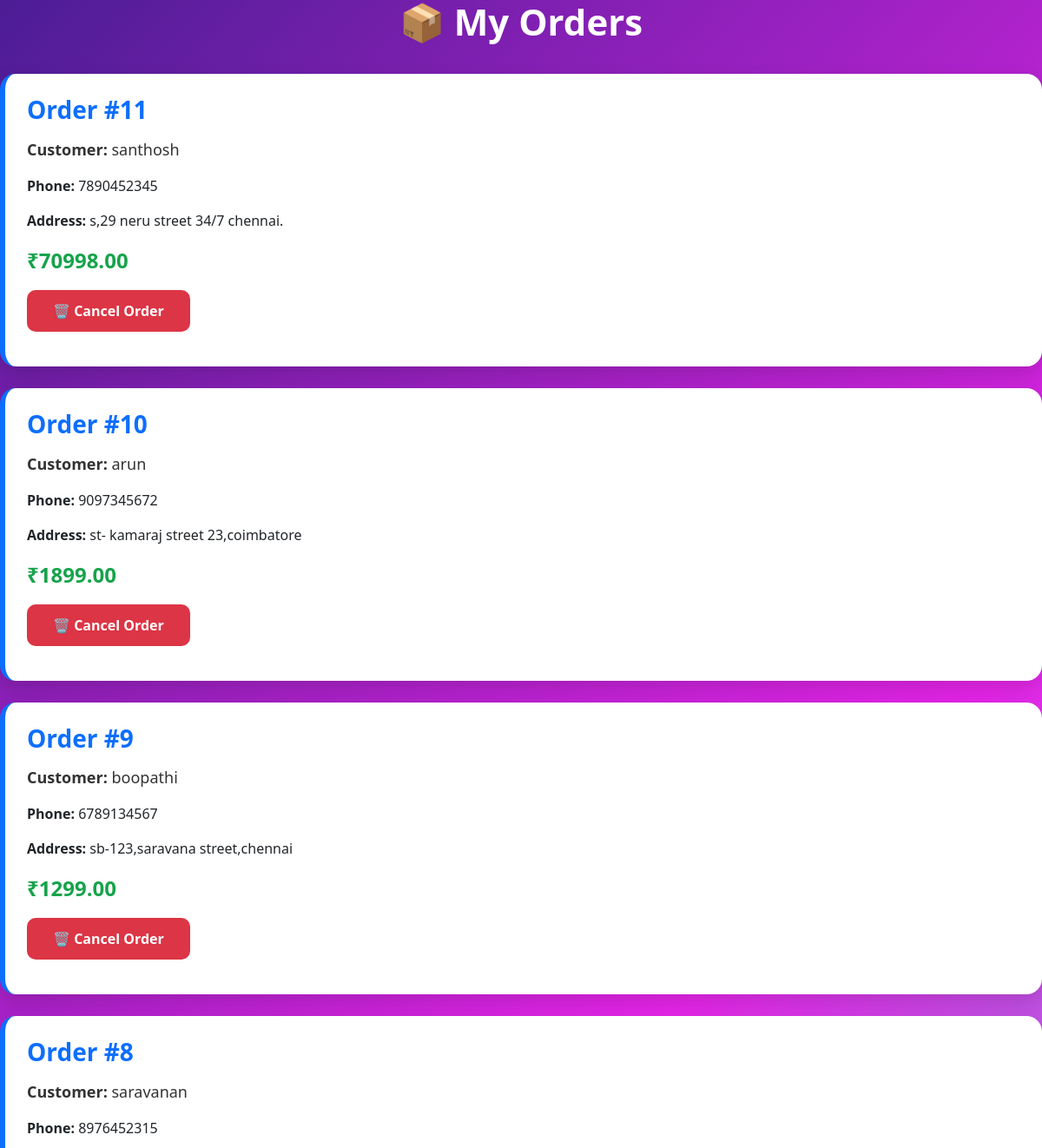
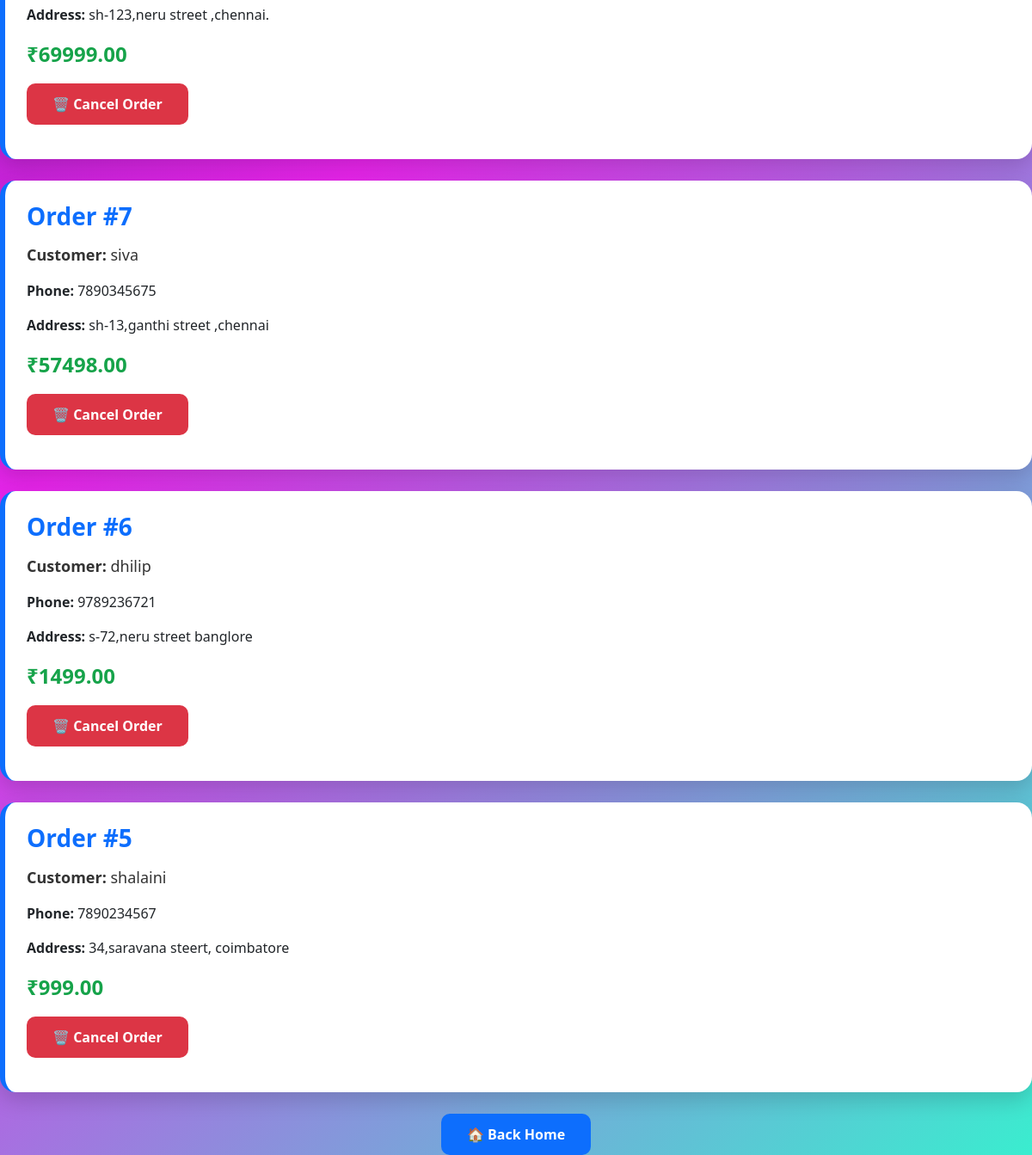
Screenshot of /orders/ (signed in) with the database file from the repository (2 pictures, top to bottom).
### store/models.py (models this page shows, shortened)
class Order(models.Model):
    customer_name = models.CharField(max_length=100)
    phone = models.CharField(max_length=15)
    address = models.TextField()
    total_amount = models.DecimalField(max_digits=10, decimal_places=2)

### store/views.py (the view)
# urls.py: path('orders/', orders, name='orders'),
@login_required(login_url='/login/')
def orders(request):
    all_orders = Order.objects.all().order_by('-id')
    return render(request, 'orders.html', {
        'orders': all_orders
    })

### store/templates/orders.html (shortened to what this page needs)
<!DOCTYPE html>
<html>
<head>
    <link href="https://cdn.jsdelivr.net/npm/bootstrap@5.3.3/dist/css/bootstrap.min.css" rel="stylesheet">
</head>
<body>
<div class="orders-container">
    <h1 class="page-title">📦 My Orders</h1>
    {% for order in orders %}
    <div class="order-card">
        <h3 class="order-id">
            Order #{{ order.id }}
        </h3>
        <p class="order-name">
            <strong>Customer:</strong>
            {{ order.customer_name }}
        </p>
        <p>
            <strong>Phone:</strong>
            {{ order.phone }}
        </p>
        <p>
            <strong>Address:</strong>
            {{ order.address }}
        </p>
        <p class="total">
            ₹{{ order.total_amount }}
        </p>
    <a href="{% url 'delete_order' order.id %}" class="home-btn" style="background:#dc3545; margin-bottom:15px;">
            🗑️ Cancel Order
        </a>
    </div>
    {% empty %}
    <div class="empty-card">
        <h3>No Orders Found</h3>
        <p>You haven't placed any orders yet.</p>
    </div>
    {% endfor %}
    <div class="text-center mt-4">
        <a href="/home/" class="home-btn">
            🏠 Back Home
        </a>
    </div>
</div>
</body>
</html>

### store/templates/orders.html (style rules this page uses)
body { background: linear-gradient(135deg,#4c1d95,#e825eb,#3aedcf); }
.page-title { color:white; text-align:center; font-size:42px; font-weight:700; margin-bottom:35px; }
.order-card { background:white; border-radius:18px; padding:25px; margin-bottom:25px; border-left:6px solid #0d6efd; box-shadow:0 10px 25px rgba(0,0,0,.15); transition:all .3s ease; }
.order-id { color:#0d6efd; font-weight:700; margin-bottom:15px; }
.order-name { font-size:18px; color:#333; }
.total { color:#16a34a; font-size:24px; font-weight:700; margin-top:10px; }
.home-btn { display:inline-block; padding:12px 30px; background:#0d6efd; color:white; text-decoration:none; border-radius:10px; font-weight:600; }

### rows the page displays
Order: id "11", customer_name "santhosh", phone "7890452345", address "s,29 neru street 34/7 chennai.", total_amount "70998.00"
Order: id "10", customer_name "arun", phone "9097345672", address "st- kamaraj street 23,coimbatore", total_amount "1899.00"
Order: id "9", customer_name "boopathi", phone "6789134567", address "sb-123,saravana street,chennai", total_amount "1299.00"
Order: id "8", customer_name "saravanan", phone "8976452315", address "sh-123,neru street ,chennai.", total_amount "69999.00"
Order: id "7", customer_name "siva", phone "7890345675", address "sh-13,ganthi street ,chennai", total_amount "57498.00"
Order: id "6", customer_name "dhilip", phone "9789236721", address "s-72,neru street banglore", total_amount "1499.00"
Order: id "5", customer_name "shalaini", phone "7890234567", address "34,saravana steert, coimbatore", total_amount "999.00"
